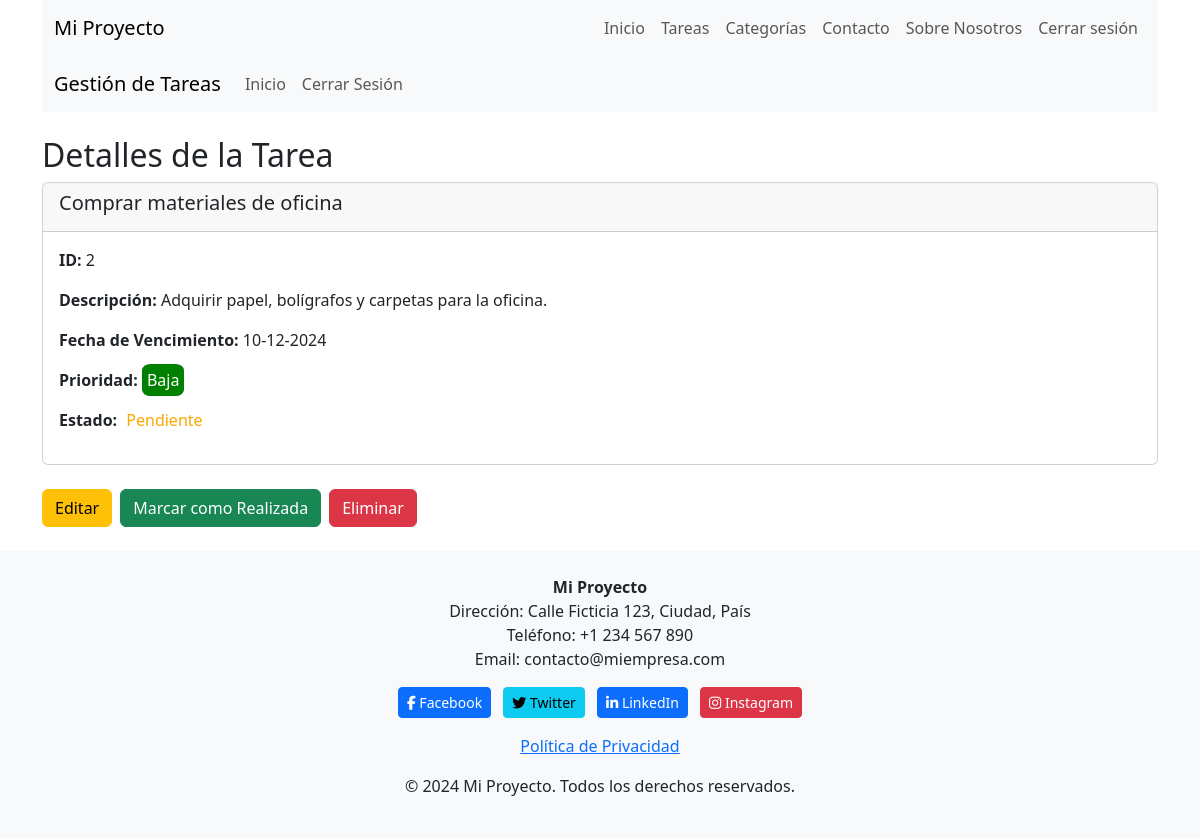
Screenshot of /views/task_detail.php?id=2 (signed in) with the database file from the repository.
### tables this page shows
CREATE TABLE IF NOT EXISTS `tareas` (
    id INT AUTO_INCREMENT PRIMARY KEY,
    nombre VARCHAR(100) NOT NULL,
    descripcion TEXT,
    fecha_vencimiento DATE,
    prioridad INT,
    id_usuario INT,
    id_categoria INT,
    status TINYINT(1) NOT NULL DEFAULT 1,   
    FOREIGN KEY (id_usuario) REFERENCES usuarios(id) ON DELETE CASCADE,
    FOREIGN KEY (id_categoria) REFERENCES categorias(id) ON DELETE CASCADE
);

### models/Model.php (called while the page is built, shortened)
<?php
class Model {
    public function __construct($pdo) {
        $this->db = $pdo;
    }
}
?>

### models/Tarea.php (called while the page is built, shortened)
<?php
require_once 'Model.php';
class Tarea extends Model {
    public function getTareaPorId($id) {
        $stmt = $this->db->prepare("SELECT * FROM tareas WHERE id = ?");
        $stmt->execute([$id]);
        return $stmt->fetch(PDO::FETCH_ASSOC);
    }
}
?>

### views/task_detail.php (the view, shortened to what this page needs)
<?php
require_once '../models/Tarea.php';
require_once '../config/db.php';
$tareaModel = new Tarea($pdo);
$idUsuario = $_SESSION['usuario']['id'];
if (isset($_GET['id'])) {
    $idTarea = $_GET['id'];
    $tarea = $tareaModel->getTareaPorId($idTarea, $idUsuario);
} else {
    header('Location: home.php');
    exit;
}
?>
<!DOCTYPE html>
<html lang="es">
<head>
    <link href="https://cdn.jsdelivr.net/npm/bootstrap@5.3.0-alpha3/dist/css/bootstrap.min.css" rel="stylesheet">
    <link href="../public/css/style.css" rel="stylesheet">
</head>
<body>
    <div class="container">
    <?php include('../views/header.php'); ?>
        <nav class="navbar navbar-expand-lg navbar-light bg-light mb-4">
            <div class="container-fluid">
                <a class="navbar-brand" href="#">Gestión de Tareas</a>
                <div class="collapse navbar-collapse" id="navbarNav">
                    <ul class="navbar-nav">
                        <li class="nav-item">
                            <a class="nav-link" href="../public/home.php">Inicio</a>
                        </li>
                        <li class="nav-item">
                            <a class="nav-link" href="../public/logout.php">Cerrar Sesión</a>
                        </li>
                    </ul>
                </div>
            </div>
        </nav>
        <h2>Detalles de la Tarea</h2>
        <div class="card mb-4">
            <div class="card-header">
                <h5><?php echo htmlspecialchars($tarea['nombre']); ?></h5>
            </div>
            <div class="card-body">
                <p><strong>ID:</strong> <?php echo $tarea['id']; ?></p>
                <p><strong>Descripción:</strong> <?php echo htmlspecialchars($tarea['descripcion']); ?></p>
                <p><strong>Fecha de Vencimiento:</strong>
                    <?php echo date('d-m-Y', strtotime($tarea['fecha_vencimiento'])); ?></p>
                <p><strong>Prioridad:</strong>
                    <?php
                    $prioridad = $tarea['prioridad'];
                    switch ($prioridad) {
                        case 1:
                            echo "<span style='color: white; background-color: green;'>Baja</span>";
                            break;
                    }
                    ?>
                </p>
                <p><strong>Estado:</strong>
                    <?php
                    if ($tarea['status'] == 1) {
                        echo "<span style='color: orange;'>Pendiente</span>";
                    } else {
                        echo "<span style='color: green;'>Completada</span>";
                    }
                    ?>
                </p>
            </div>
        </div>
        <div class="d-flex justify-content-start gap-2">
            <a href="../views/edit_task.php?id=<?php echo $tarea['id']; ?>" class="btn btn-warning">Editar</a>
            <?php if ($tarea['status'] == 1): ?>
                <a href="../views/mark_task_done.php?id=<?php echo $tarea['id']; ?>" class="btn btn-success">Marcar como
                    Realizada</a>
            <?php else: ?>
                <a href="../views/mark_task_pending.php?id=<?php echo $tarea['id']; ?>" class="btn btn-secondary">Marcar
                    como Pendiente</a>
            <?php endif; ?>
            <a href="../views/delete_task.php?id=<?php echo $tarea['id']; ?>" class="btn btn-danger">Eliminar</a>
        </div>
    </div>
    <?php include('../views/footer.php'); ?>
</body>
</html>

### public/css/style.css (style rules this page uses)
html, body { height: 100%; margin: 0; }
body { display: flex; flex-direction: column; }
.container { flex: 1; }
span { width: 20px; padding: 5px; border-radius: 20%; }

### rows the page displays
tareas: nombre "Comprar materiales de oficina", id "2", descripcion "Adquirir papel, bolígrafos y carpetas para la oficina.", fecha_vencimiento "10-12-2024"
